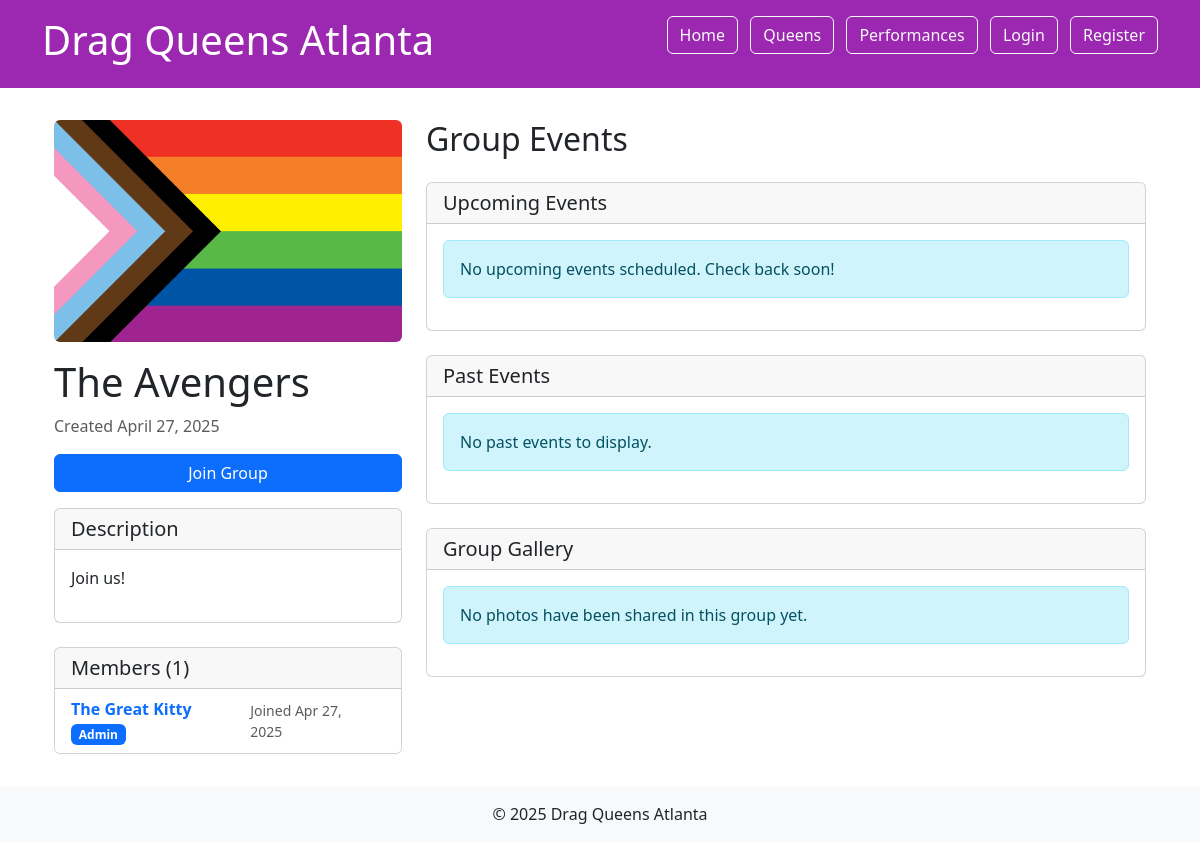
The app's page /groups/4/ with its own data.
### core/models.py (models this page shows, shortened)
class DragGroup(models.Model):
    name = models.CharField(max_length=100)
    description = models.TextField()
    logo = models.ImageField(upload_to='group_logos/', blank=True, null=True)
    created_at = models.DateTimeField(auto_now_add=True)
    members = models.ManyToManyField(DragQueen, through='GroupMembership')
    is_public = models.BooleanField(default=True)
    allow_member_posts = models.BooleanField(default=False)
    allow_member_events = models.BooleanField(default=False)

class GroupMembership(models.Model):
    ROLES = (
        ('ADMIN', 'Administrator'),
        ('MEMBER', 'Member'),
    )
    profile = models.ForeignKey(DragQueen, on_delete=models.CASCADE)
    group = models.ForeignKey(DragGroup, on_delete=models.CASCADE)
    role = models.CharField(max_length=10, choices=ROLES, default='MEMBER')
    joined_date = models.DateTimeField(auto_now_add=True)
    class Meta:
        unique_together = ('profile', 'group')

class DragQueen(models.Model):
    user = models.OneToOneField(User, on_delete=models.CASCADE, related_name='profile', null=True, blank=True)
    name = models.CharField(max_length=100)
    bio = models.TextField()
    performance_style = models.CharField(max_length=100, blank=True)
    location = models.CharField(max_length=100, blank=True)
    instagram = models.URLField(blank=True)
    twitter = models.URLField(blank=True)
    youtube = models.URLField(blank=True)
    facebook = models.URLField(blank=True)
    tiktok = models.URLField(blank=True)
    merchandise = models.CharField(max_length=255)
    created_at = models.DateTimeField(auto_now_add=True, null=True)
    profile_picture = models.ImageField(upload_to='profile_pics/', null=True, blank=True)
    youtube_video_url = models.URLField(blank=True, null=True)

### core/views.py (the view, shortened to what this page needs)
# urls.py: path('groups/<int:pk>/', views.group_detail, name='group_detail'),
def group_detail(request, pk):
    group = get_object_or_404(DragGroup, pk=pk)
    members = GroupMembership.objects.filter(group=group).select_related('profile')
    is_member = False
    is_admin = False
    upcoming_events = GroupEvent.objects.filter(
        group=group,
        date__gte=timezone.now().date()
    ).order_by('date', 'time')[:3]
    past_events = GroupEvent.objects.filter(
        group=group,
        date__lt=timezone.now().date()
    ).order_by('-date')[:3]
    all_events_count = GroupEvent.objects.filter(group=group).count()
    group_photos = GroupPhoto.objects.filter(group=group).order_by('-uploaded_at')[:6]
    group_photos_count = GroupPhoto.objects.filter(group=group).count()
    performers = []
    if hasattr(group, 'is_performance_group') and group.is_performance_group:
        performers = members.filter(profile__performance_style__isnull=False)
    context = {
        'group': group,
        'members': members,
        'is_member': is_member,
        'is_admin': is_admin,
        'upcoming_events': upcoming_events,
        'past_events': past_events,
        'all_events_count': all_events_count,
        'group_photos': group_photos,
        'group_photos_count': group_photos_count,
        'performers': performers,
    }
    return render(request, 'groups/group_detail.html', context)

### core/context_processors.py (called while the page is built, shortened)
def unread_notifications(request):
    notification_count = 0
    return {'unread_notification_count': notification_count}

### templates/groups/group_detail.html (shortened to what this page needs)
{% extends 'base.html' %}
{% load static %}
{% block content %}
<div class="container">
    <div class="row">
        <div class="col-md-4">
            {% if group.logo %}
                <img src="{{ group.logo.url }}" class="img-fluid rounded mb-3" alt="{{ group.name }}">
            {% else %}
                <div class="bg-light rounded p-5 text-center mb-3">
                    <i class="fas fa-users fa-5x text-secondary"></i>
                </div>
            {% endif %}
            <h1>{{ group.name }}</h1>
            <p class="text-muted">
                Created {{ group.created_at|date:"F j, Y" }}
            </p>
            {% if is_admin %}
                <div class="d-grid gap-2 mb-3">
                    <a href="{% url 'manage_group' pk=group.id %}" class="btn btn-primary">Manage Group</a>
                    <a href="{% url 'create_group_event' group_id=group.id %}" class="btn btn-outline-primary">Plan Event</a>
                </div>
            {% else %}
                <div class="d-grid mb-3">
                    <a href="{% url 'join_group' pk=group.id %}" class="btn btn-primary">Join Group</a>
                </div>
            {% endif %}
            <div class="card mb-4">
                <div class="card-header">
                    <h5 class="mb-0">Description</h5>
                </div>
                <div class="card-body">
                    <p>{{ group.description }}</p>
                </div>
            </div>
            <div class="card">
                <div class="card-header d-flex justify-content-between align-items-center">
                    <h5 class="mb-0">Members ({{ members|length }})</h5>
                </div>
                <div class="list-group list-group-flush">
                    {% for member in members %}
                        <div class="list-group-item d-flex justify-content-between align-items-center">
                            <div>
                                <a href="{% url 'profile_detail' pk=member.profile.id %}" class="text-decoration-none">
                                    <strong>{{ member.profile.name }}</strong>
                                </a>
                                {% if member.role == 'ADMIN' %}
                                    <span class="badge bg-primary">Admin</span>
                                {% endif %}
                            </div>
                            <div class="d-flex align-items-center">
                                <small class="text-muted me-2">Joined {{ member.joined_date|date:"M d, Y" }}</small>
                            </div>
                        </div>
                    {% empty %}
                        <div class="list-group-item">No members yet</div>
                    {% endfor %}
                </div>
            </div>
        </div>
        <div class="col-md-8">
            <div class="d-flex justify-content-between align-items-center mb-3">
                <h2>Group Events</h2>
            </div>
            <div class="card mb-4">
                <div class="card-header">
                    <h5 class="mb-0">Upcoming Events</h5>
                </div>
                <div class="card-body">
                    {% if upcoming_events %}
                        <div class="list-group">
                            {% for event in upcoming_events %}
                                <a href="{% url 'group_event_detail' group_id=group.id event_id=event.id %}" class="list-group-item list-group-item-action">
                                    <div class="d-flex w-100 justify-content-between">
                                        <h5 class="mb-1">{{ event.title }}</h5>
                                        <small>{{ event.date|date:"M d, Y" }} at {{ event.time|time:"g:i A" }}</small>
                                    </div>
                                    <p class="mb-1">{{ event.venue }}</p>
                                    <small>{{ event.address }}</small>
                                </a>
                            {% endfor %}
                        </div>
                    {% else %}
                        <div class="alert alert-info">
                             No upcoming events scheduled. Check back soon!
                        </div>
                    {% endif %}
                </div>
            </div>
            <div class="card mb-4">
                <div class="card-header">
                    <h5 class="mb-0">Past Events</h5>
                </div>
                <div class="card-body">
                    {% if past_events %}
                        <div class="list-group">
                            {% for event in past_events %}
                                <a href="{% url 'group_event_detail' group_id=group.id event_id=event.id %}" class="list-group-item list-group-item-action">
                                    <div class="d-flex w-100 justify-content-between">
                                        <h5 class="mb-1">{{ event.title }}</h5>
                                        <small>{{ event.date|date:"M d, Y" }}</small>
                                    </div>
                                    <p class="mb-1">{{ event.venue }}</p>
                                </a>
                            {% endfor %}
                        </div>
                    {% else %}
                        <div class="alert alert-info">
                             No past events to display.
                        </div>
                    {% endif %}
                </div>
            </div>
            <div class="card">
                <div class="card-header d-flex justify-content-between align-items-center">
                    <h5 class="mb-0">Group Gallery</h5>
                </div>
                <div class="card-body">
                    {% if group_photos %}
                        <div class="row">
                            {% for photo in group_photos %}
                                <div class="col-md-4 col-6 mb-3">
                                    <a href="{{ photo.file.url }}" data-lightbox="group-gallery" data-title="{{ photo.caption }}">
                                        <img src="{{ photo.file.url }}" alt="{{ photo.caption }}" class="img-fluid rounded">
                                    </a>
                                </div>
                            {% endfor %}
                        </div>
                    {% else %}
                        <div class="alert alert-info">
                             No photos have been shared in this group yet.
                        </div>
                    {% endif %}
                </div>
            </div>
        </div>
    </div>
</div>
{% endblock %}

### records on screen
DragGroup: logo (picture), name "The Avengers", created_at "April 27, 2025", description "Join us!"
GroupMembership: profile.name "The Great Kitty", role "Admin", joined_date "Apr 27, 2025"

### other values on screen
{{ members|length }} "1"
